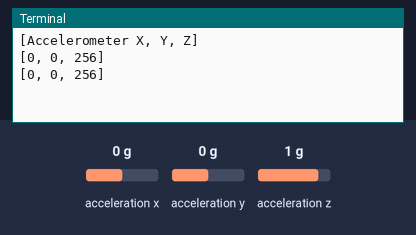
The program below on a simulated Raspberry Pi (BCM pin numbers). On the bench: the last lines printed to the terminal. The inputs (shaded band) are chosen by the test bench; at power-on: acceleration x 0 g, acceleration y 0 g, acceleration z 1 g.

Above: at 1.2 s.
1.3 s: acceleration x set to -1.4 g
At 2.6 s:
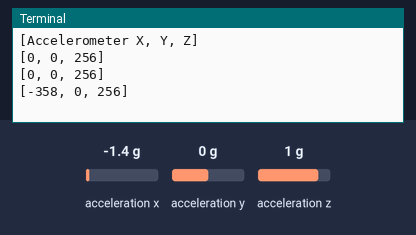
2.8 s: acceleration y set to -1.4 g
At 3.8 s:
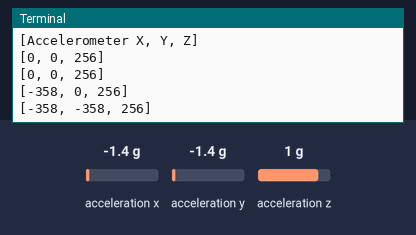
4.3 s: acceleration z set to -1.4 g
At 5.7 s:
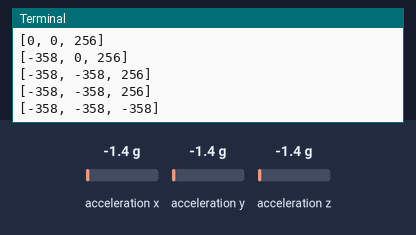

The program:

Adafruit_ADXL345.py
```python
#!/usr/bin/env python

# Python library for ADXL345 accelerometer.

# Copyright 2013 Adafruit Industries

# Permission is hereby granted, free of charge, to any person obtaining a
# copy of this software and associated documentation files (the "Software"),
# to deal in the Software without restriction, including without limitation
# the rights to use, copy, modify, merge, publish, distribute, sublicense,
# and/or sell copies of the Software, and to permit persons to whom the
# Software is furnished to do so, subject to the following conditions:

# The above copyright notice and this permission notice shall be included
# in all copies or substantial portions of the Software.

# THE SOFTWARE IS PROVIDED "AS IS", WITHOUT WARRANTY OF ANY KIND, EXPRESS OR
# IMPLIED, INCLUDING BUT NOT LIMITED TO THE WARRANTIES OF MERCHANTABILITY,
# FITNESS FOR A PARTICULAR PURPOSE AND NONINFRINGEMENT. IN NO EVENT SHALL
# THE AUTHORS OR COPYRIGHT HOLDERS BE LIABLE FOR ANY CLAIM, DAMAGES OR OTHER
# LIABILITY, WHETHER IN AN ACTION OF CONTRACT, TORT OR OTHERWISE, ARISING
# FROM, OUT OF OR IN CONNECTION WITH THE SOFTWARE OR THE USE OR OTHER
# DEALINGS IN THE SOFTWARE.

from Adafruit_I2C import Adafruit_I2C


class Adafruit_ADXL345(Adafruit_I2C):

    # Minimal constants carried over from Arduino library

    ADXL345_ADDRESS          = 0x53

    ADXL345_REG_DEVID        = 0x00 # Device ID
    ADXL345_REG_DATAX0       = 0x32 # X-axis data 0 (6 bytes for X/Y/Z)
    ADXL345_REG_POWER_CTL    = 0x2D # Power-saving features control

    ADXL345_DATARATE_0_10_HZ = 0x00
    ADXL345_DATARATE_0_20_HZ = 0x01
    ADXL345_DATARATE_0_39_HZ = 0x02
    ADXL345_DATARATE_0_78_HZ = 0x03
    ADXL345_DATARATE_1_56_HZ = 0x04
    ADXL345_DATARATE_3_13_HZ = 0x05
    ADXL345_DATARATE_6_25HZ  = 0x06
    ADXL345_DATARATE_12_5_HZ = 0x07
    ADXL345_DATARATE_25_HZ   = 0x08
    ADXL345_DATARATE_50_HZ   = 0x09
    ADXL345_DATARATE_100_HZ  = 0x0A # (default)
    ADXL345_DATARATE_200_HZ  = 0x0B
    ADXL345_DATARATE_400_HZ  = 0x0C
    ADXL345_DATARATE_800_HZ  = 0x0D
    ADXL345_DATARATE_1600_HZ = 0x0E
    ADXL345_DATARATE_3200_HZ = 0x0F

    ADXL345_RANGE_2_G        = 0x00 # +/-  2g (default)
    ADXL345_RANGE_4_G        = 0x01 # +/-  4g
    ADXL345_RANGE_8_G        = 0x02 # +/-  8g
    ADXL345_RANGE_16_G       = 0x03 # +/- 16g


    def __init__(self, busnum=-1, debug=False):

        self.accel = Adafruit_I2C(self.ADXL345_ADDRESS, busnum, debug)

        if self.accel.readU8(self.ADXL345_REG_DEVID) == 0xE5:
            # Enable the accelerometer
            self.accel.write8(self.ADXL345_REG_POWER_CTL, 0x08)


    def setRange(self, range):
        # Read the data format register to preserve bits.  Update the data
        # rate, make sure that the FULL-RES bit is enabled for range scaling
        format = ((self.accel.readU8(self.ADXL345_REG_DATA_FORMAT) & ~0x0F) |
          range | 0x08)
        # Write the register back to the IC
        seld.accel.write8(self.ADXL345_REG_DATA_FORMAT, format)


    def getRange(self):
        return self.accel.readU8(self.ADXL345_REG_DATA_FORMAT) & 0x03


    def setDataRate(self, dataRate):
        # Note: The LOW_POWER bits are currently ignored,
        # we always keep the device in 'normal' mode
        self.accel.write8(self.ADXL345_REG_BW_RATE, dataRate & 0x0F)


    def getDataRate(self):
        return self.accel.readU8(self.ADXL345_REG_BW_RATE) & 0x0F


    # Read the accelerometer
    def read(self):
        raw = self.accel.readList(self.ADXL345_REG_DATAX0, 6)
        res = []
        for i in range(0, 6, 2):
            g = raw[i] | (raw[i+1] << 8)
            if g > 32767: g -= 65536
            res.append(g)
        return res


# Simple example prints accelerometer data once per second:
if __name__ == '__main__':

    from time import sleep

    accel = Adafruit_ADXL345()

    print '[Accelerometer X, Y, Z]'
    while True:
        print accel.read()
        sleep(1) # Output is fun to watch if this is commented out
```

Measured:
- after the input at 1.3 s, the terminal: prints a new line after 0.70 s (image 1)
- after the input at 2.8 s, the terminal: prints a new line after 0.21 s (image 2)
- after the input at 4.3 s, the terminal: prints a new line after 0.71 s (image 3)
